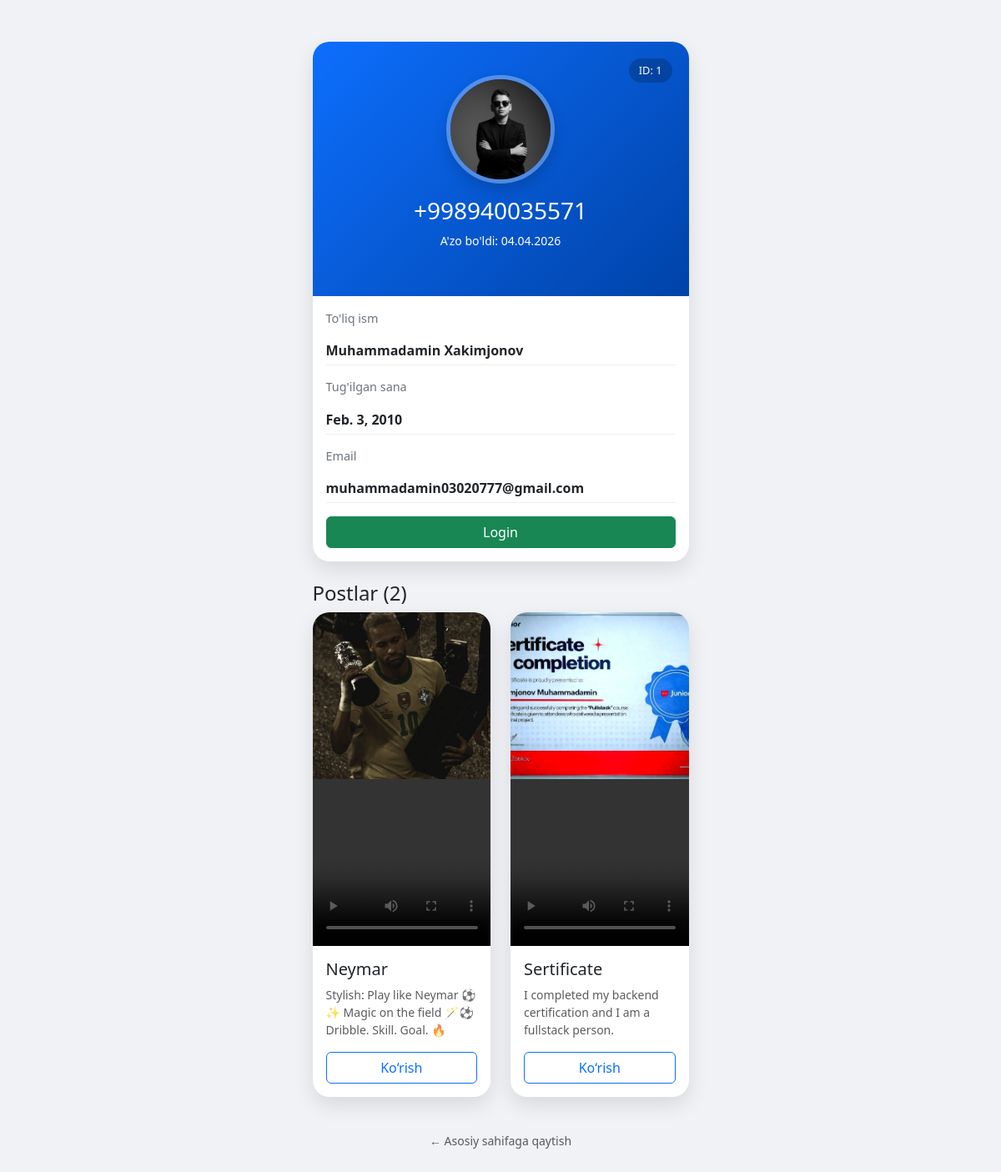
The page /user_profile/1/ on the database its author committed.
### users/models.py (models this page shows, shortened)
class CustomUser(AbstractUser):
    username = None
    phone_number = models.CharField(max_length=15, unique=True)
    birth_date = models.DateField(null=True, blank=True)
    profile_picture = models.ImageField(upload_to='profile_pics/', default="profile_pics/default.jpg", blank=True)
    USERNAME_FIELD = 'phone_number'
    REQUIRED_FIELDS = []
    objects = CustomUserManager()

class Post(models.Model):
    author = models.ForeignKey(User, on_delete=models.CASCADE, related_name='posts')
    title = models.CharField(max_length=200)
    body = models.TextField()
    video = models.FileField(upload_to='posts/videos/', blank=True, null=True)
    image = models.ImageField(upload_to='post_images/', blank=True, null=True)
    created_at = models.DateTimeField(auto_now_add=True)

### users/views.py (the view)
# urls.py: path('user_profile/<int:pk>/', views.user_profile, name='profile'),
def user_profile(request, pk):
    user_obj = get_object_or_404(User, pk=pk)
    user_posts = user_obj.posts.all().order_by('-created_at')
    context = {
        'user_obj': user_obj,
        'user_posts': user_posts,
    }
    return render(request, 'users/user_profile.html', context)

### templates/users/user_profile.html (shortened to what this page needs)
<!DOCTYPE html>
<html lang="uz">
<head>
    <link href="https://cdn.jsdelivr.net/npm/bootstrap@5.3.0/dist/css/bootstrap.min.css" rel="stylesheet">
</head>
<body>
<div class="container profile-container">
    <div class="row justify-content-center">
        <div class="col-md-6 col-lg-5">
            <div class="card">
                <div class="profile-header">
                    <span class="badge-id">ID: {{ user_obj.id }}</span>
                    {% if user_obj.profile_picture %}
                        <img src="{{ user_obj.profile_picture.url }}" class="rounded-circle profile-img shadow">
                    {% endif %}
                    <h3 class="mt-3">{{ user_obj.phone_number }}</h3>
                    <p class="small">A'zo bo'ldi: {{ user_obj.date_joined|date:"d.m.Y" }}</p>
                </div>
                <div class="card-body">
                    <p class="info-label">To'liq ism</p>
                    <p class="info-value">
                        {{ user_obj.first_name }} {{ user_obj.last_name|default:"Kiritilmagan" }}
                    </p>
                    <p class="info-label">Tug'ilgan sana</p>
                    <p class="info-value">{{ user_obj.birth_date|default:"Kiritilmagan" }}</p>
                    <p class="info-label">Email</p>
                    <p class="info-value">{{ user_obj.email|default:"Yo‘q" }}</p>
                    <div class="mt-3">
                        {% if request.user.is_authenticated %}
                            {% if request.user == user_obj %}
                                <a href="{% url 'profile_edit' %}" class="btn btn-primary w-100 mb-2 rounded-pill">
                                    ✏️ Profilni tahrirlash
                                </a>
                                <form action="{% url 'logout' %}" method="post">
                                    {% csrf_token %}
                                    <button class="btn btn-danger w-100 rounded-pill">
                                        🚪 Tizimdan chiqish
                                    </button>
                                </form>
                            {% else %}
                                <div class="alert alert-info text-center">
                                    Siz hozir o'zga foydalanuvchi profilini ko'ryapsiz.
                                </div>
                            {% endif %}
                        {% else %}
                            <a href="{% url 'login' %}" class="btn btn-success w-100">
                                Login
                            </a>
                        {% endif %}
                    </div>
                </div>
            </div>
            <div class="mt-4">
                <h4>Postlar ({{ user_posts.count }})</h4>
                <div class="row">
                    {% for post in user_posts %}
                    <div class="col-md-6 mb-3">
                        <div class="card">
                            {% if post.image %}
                                <img src="{{ post.image.url }}" style="height:200px; object-fit:cover;">
                            {% endif %}
                            {% if post.video %}
                                <video controls style="width:100%; height:200px; object-fit:cover;">
                                    <source src="{{ post.video.url }}" type="video/mp4">
                                </video>
                            {% endif %}
                            <div class="p-3">
                                <h5>{{ post.title }}</h5>
                                <p class="text-muted small">{{ post.body|truncatewords:15 }}</p>
                                <a href="{% url 'post_detail' post.pk %}"
                                   class="btn btn-outline-primary w-100">
                                   Ko‘rish
                                </a>
                            </div>
                        </div>
                    </div>
                  {% empty %} <div class="col-12 text-center py-5"> <p class="text-muted">Hozircha postlar yo'q.</p> </div> {% endfor %}
            </div>
           <div class="text-center mt-4"> <a href="/" class="text-muted text-decoration-none small">← Asosiy sahifaga qaytish</a> </div>
        </div>
    </div>
</div>
</body>
</html>

### templates/users/user_profile.html (style rules this page uses)
body { background-color: #f0f2f5; font-family: 'Segoe UI', sans-serif; }
.profile-container { margin-top: 50px; margin-bottom: 50px; }
.card { border: none; border-radius: 20px; box-shadow: 0 10px 25px rgba(0,0,0,0.1); overflow: hidden; }
.profile-header { background: linear-gradient(135deg, #0d6efd, #0043a8); padding: 40px 20px; text-align: center; color: white; position: relative; }
.profile-img { width: 130px; height: 130px; object-fit: cover; border: 5px solid rgba(255,255,255,0.3); transition: 0.3s; }
.info-label { color: #6c757d; font-size: 0.9rem; }
.info-value { font-weight: 600; margin-bottom: 15px; border-bottom: 1px solid #eee; padding-bottom: 5px; }
.badge-id { position: absolute; top: 20px; right: 20px; background: rgba(0,0,0,0.2); padding: 5px 12px; border-radius: 50px; font-size: 0.8rem; }

### rows shown on the page
CustomUser: id "1", profile_picture (picture), phone_number "+998940035571", date_joined "04.04.2026", first_name "Muhammadamin", last_name "Xakimjonov", birth_date "Feb. 3, 2010", email "muhammadamin03020777@gmail.com"
Post: image (picture), title "Neymar", body "Stylish: Play like Neymar ⚽✨ Magic on the field 🪄⚽ Dribble. Skill. Goal. 🔥"
Post: image (picture), title "Sertificate", body "I completed my backend certification and I am a fullstack person."

### other values the page prints
{{ user_posts.count }} "2"
